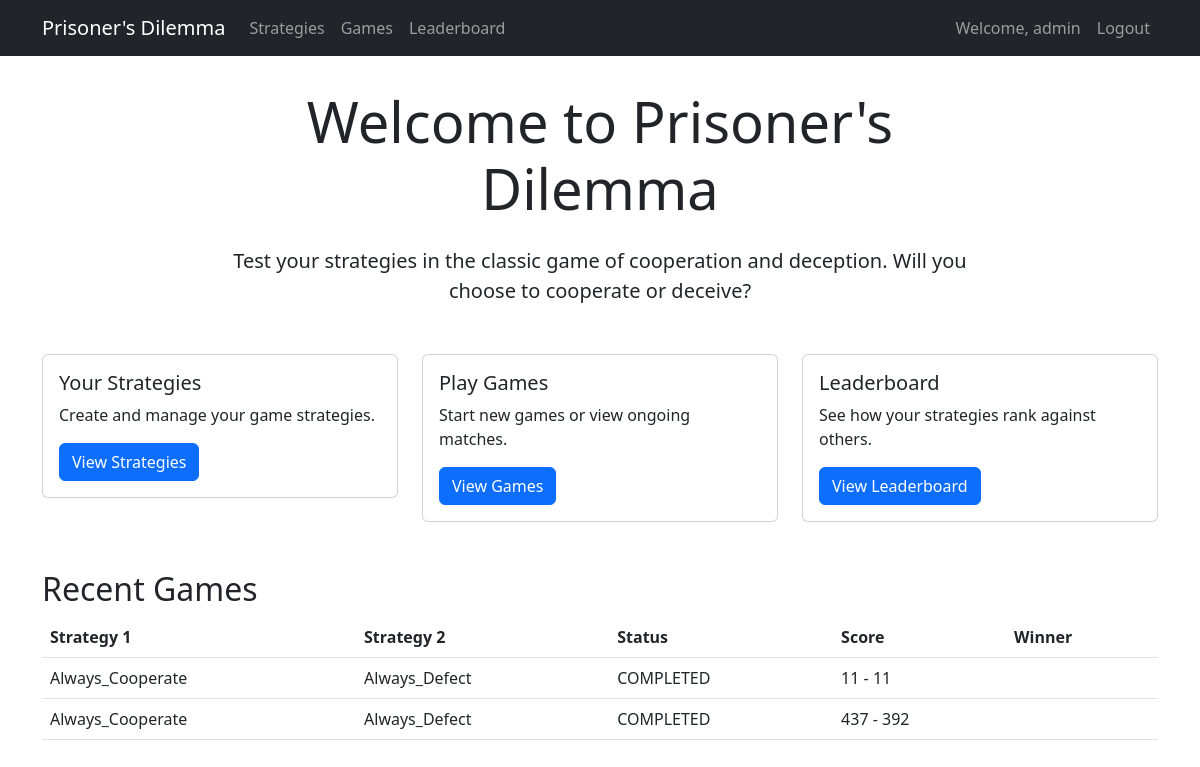
Screenshot of / (signed in) with the database file from the repository.
### dilemma_game/models.py (models this page shows, shortened)
class Game(models.Model):
    GAME_STATUS = (
        ('IN_PROGRESS', 'In Progress'),
        ('COMPLETED', 'Completed'),
    )
    strategy1 = models.ForeignKey(Strategy, on_delete=models.CASCADE, related_name='games_as_player1')
    strategy2 = models.ForeignKey(Strategy, on_delete=models.CASCADE, related_name='games_as_player2')
    current_round = models.IntegerField(default=0)
    total_rounds = models.IntegerField(default=200)
    player1_score = models.IntegerField(default=0)
    player2_score = models.IntegerField(default=0)
    status = models.CharField(max_length=20, choices=GAME_STATUS, default='IN_PROGRESS')
    created_at = models.DateTimeField(auto_now_add=True)
    completed_at = models.DateTimeField(null=True, blank=True)

class Strategy(models.Model):
    name = models.CharField(max_length=100)
    description = models.TextField()
    code = models.TextField()
    created_by = models.ForeignKey(User, on_delete=models.CASCADE)
    created_at = models.DateTimeField(auto_now_add=True)
    updated_at = models.DateTimeField(auto_now=True)

### dilemma_game/views.py (the view)
# urls.py: path('', home, name='home'),
@login_required
def home(request):
    recent_games = Game.objects.order_by('-created_at')[:5]
    return render(request, 'dilemma_game/home.html', {
        'recent_games': recent_games
    })

### dilemma_game/templates/dilemma_game/home.html (shortened to what this page needs)
{% extends 'dilemma_game/base.html' %}
{% block content %}
<div class="row">
    <div class="col-md-8 offset-md-2 text-center">
        <h1 class="display-4 mb-4">Welcome to Prisoner's Dilemma</h1>
        <p class="lead mb-4">
            Test your strategies in the classic game of cooperation and deception.
            Will you choose to cooperate or deceive?
        </p>
    </div>
</div>
<div class="row mt-4">
    <div class="col-md-4">
        <div class="card">
            <div class="card-body">
                <h5 class="card-title">Your Strategies</h5>
                <p class="card-text">Create and manage your game strategies.</p>
                <a href="{% url 'strategy_list' %}" class="btn btn-primary">View Strategies</a>
            </div>
        </div>
    </div>
    <div class="col-md-4">
        <div class="card">
            <div class="card-body">
                <h5 class="card-title">Play Games</h5>
                <p class="card-text">Start new games or view ongoing matches.</p>
                <a href="{% url 'game_list' %}" class="btn btn-primary">View Games</a>
            </div>
        </div>
    </div>
    <div class="col-md-4">
        <div class="card">
            <div class="card-body">
                <h5 class="card-title">Leaderboard</h5>
                <p class="card-text">See how your strategies rank against others.</p>
                <a href="{% url 'leaderboard' %}" class="btn btn-primary">View Leaderboard</a>
            </div>
        </div>
    </div>
</div>
{% if recent_games %}
<div class="row mt-5">
    <div class="col-12">
        <h2>Recent Games</h2>
        <div class="table-responsive">
            <table class="table table-hover">
                <thead>
                    <tr>
                        <th>Strategy 1</th>
                        <th>Strategy 2</th>
                        <th>Status</th>
                        <th>Score</th>
                        <th>Winner</th>
                    </tr>
                </thead>
                <tbody>
                    {% for game in recent_games %}
                    <tr>
                        <td>{{ game.strategy1.name }}</td>
                        <td>{{ game.strategy2.name }}</td>
                        <td>{{ game.status }}</td>
                        <td>{{ game.player1_score }} - {{ game.player2_score }}</td>
                        <td>{{ game.winner }}</td>
                    </tr>
                    {% endfor %}
                </tbody>
            </table>
        </div>
    </div>
</div>
{% endif %}
{% endblock %}

### dilemma_game/templates/dilemma_game/base.html (shortened to what this page needs)
<!DOCTYPE html>
<html lang="en">
<head>
    <link href="https://cdn.jsdelivr.net/npm/bootstrap@5.3.0/dist/css/bootstrap.min.css" rel="stylesheet">
</head>
<body>
    <nav class="navbar navbar-expand-lg navbar-dark bg-dark">
        <div class="container">
            <a class="navbar-brand" href="{% url 'home' %}">Prisoner's Dilemma</a>
            <div class="collapse navbar-collapse" id="navbarNav">
                <ul class="navbar-nav">
                    <li class="nav-item">
                        <a class="nav-link" href="{% url 'strategy_list' %}">Strategies</a>
                    </li>
                    <li class="nav-item">
                        <a class="nav-link" href="{% url 'game_list' %}">Games</a>
                    </li>
                    <li class="nav-item">
                        <a class="nav-link" href="{% url 'leaderboard' %}">Leaderboard</a>
                    </li>
                </ul>
                <ul class="navbar-nav ms-auto">
                    {% if user.is_authenticated %}
                    <li class="nav-item">
                        <span class="nav-link">Welcome, {{ user.username }}</span>
                    </li>
                    <li class="nav-item">
                        <a class="nav-link" href="{% url 'logout' %}">Logout</a>
                    </li>
                    {% else %}
                    <li class="nav-item">
                        <a class="nav-link" href="{% url 'login' %}">Login</a>
                    </li>
                    {% endif %}
                </ul>
            </div>
        </div>
    </nav>
    <div class="container">
        {% block content %}
        {% endblock %}
    </div>
</body>
</html>

### dilemma_game/templates/dilemma_game/base.html (style rules this page uses)
.navbar { margin-bottom: 2rem; }

### rows the page displays
Game: strategy1.name "Always_Cooperate", strategy2.name "Always_Defect", status "COMPLETED", player1_score "11", player2_score "11"
Game: strategy1.name "Always_Cooperate", strategy2.name "Always_Defect", status "COMPLETED", player1_score "437", player2_score "392"

### other values shown
{{ user.username }} "admin"
